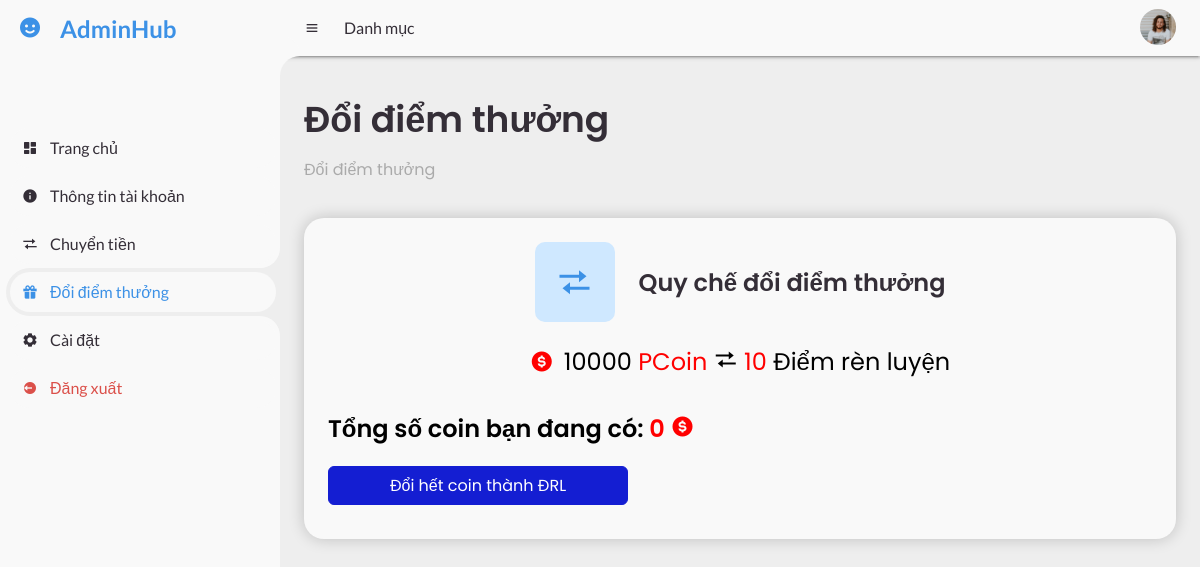
The page /account/credit-score (signed in) on the database as committed earlier.
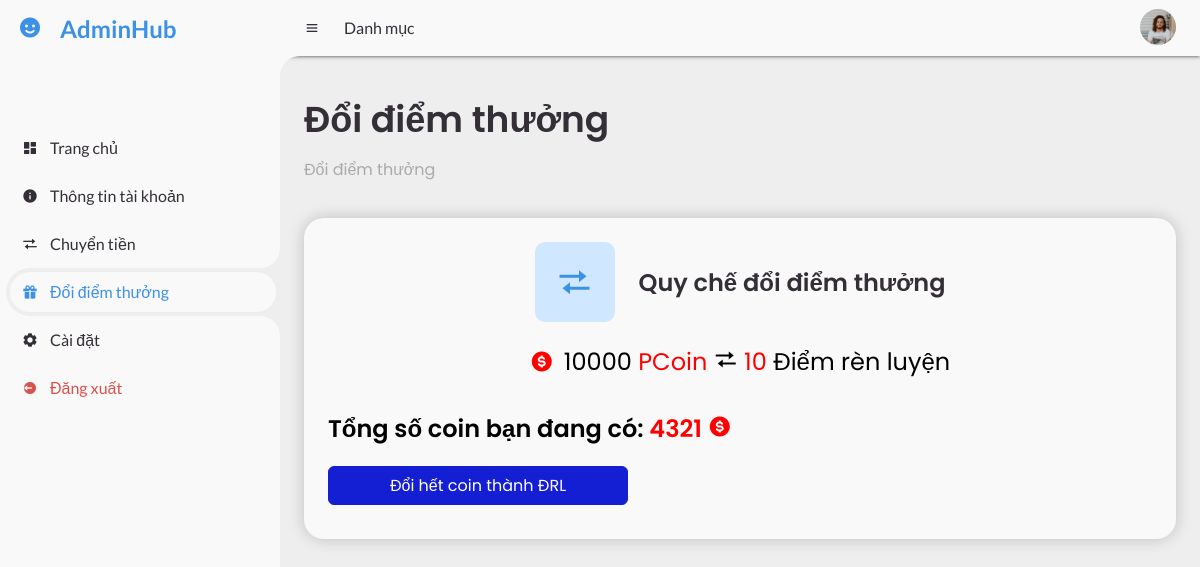
The same page on the database as committed later.
### tables this page shows
CREATE TABLE "Account" (
    AccountID TEXT,
    CustomerID TEXT,
    Username TEXT NOT NULL,
    Password TEXT NOT NULL,
    AccountType TEXT,
    Balance DECIMAL(15, 2),
    DateOpened DATE,
    accountNumber TEXT UNIQUE,
    Status TEXT,
    PinCode TEXT,
    creditScored INTEGER
);

### app/routes/home_route.py (the view)
@home_bp.route("/account/credit-score")
def credit_score():
    from app.services.account_service import get_detail_account
    account_id = session.get("account_id")
    message, category, [account, customer] = get_detail_account(account_id)
    if category == "danger":
        flash(message, category)
        return redirect(url_for("auth.login"))
    return render_template("credit_score.html", account=account)

### app/services/account_service.py (called while the page is built)
def get_detail_account(account_id):
    if not account_id:
        return "Bạn chưa đăng nhập", "danger", [None, None]
    account = Account.query.get(account_id)
    if not account:
        return "Tài khoản không tồn tại", "danger", [None, None]
    customer = Customer.query.filter_by(CustomerID=account.CustomerID).first()
    return "", "success", [account, customer]

### app/templates/credit_score.html (shortened to what this page needs)
<!DOCTYPE html>
<html lang="en">
  <head>
    <link
      href="https://unpkg.com/boxicons@2.0.9/css/boxicons.min.css"
      rel="stylesheet"
    />
    <link rel="stylesheet" href="../static/css/credit_score.css" />
  </head>
  <body>
    <section id="sidebar">
      <a href="#" class="brand">
        <i class="bx bxs-smile"></i>
        <span class="text">AdminHub</span>
      </a>
      <ul class="side-menu top">
        <li>
          <a href="/">
            <i class="bx bxs-dashboard"></i>
            <span class="text">Trang chủ</span>
          </a>
        </li>
        <li>
          <a href="/account/profile">
            <i class="bx bxs-info-circle"></i>
            <span class="text">Thông tin tài khoản</span>
          </a>
        </li>
        <li>
          <a href="/account/transfer-money">
            <i class="bx bx-transfer"></i>
            <span class="text">Chuyển tiền</span>
          </a>
        </li>
        <li class="active">
          <a href="/account/credit-score">
            <i class="bx bxs-gift"></i>
            <span class="text">Đổi điểm thưởng</span>
          </a>
        </li>
        <li>
          <a href="/account/settings">
            <i class="bx bxs-cog"></i>
            <span class="text">Cài đặt</span>
          </a>
        </li>
        <li>
          <a href="/login" class="logout">
            <i class="bx bxs-log-out-circle"></i>
            <span class="text">Đăng xuất</span>
          </a>
        </li>
      </ul>
    </section>
    <section id="content">
      <nav>
        <i class="bx bx-menu"></i>
        <a href="#" class="nav-link">Danh mục</a>
        <a href="/account/profile" class="profile">
          <img src="../static/images/people.png" />
        </a>
      </nav>
      <main>
        <div class="head-title">
          <div class="left">
            <h1>Đổi điểm thưởng</h1>
            <ul class="breadcrumb">
              <li>
                <a href="#">Đổi điểm thưởng</a>
              </li>
            </ul>
          </div>
        </div>
        <ul class="box-info">
          <li>
            <div class="my-account">
              <i class="bx bx-transfer"></i>
              <span class="text">
                <h3>Quy chế đổi điểm thưởng</h3>
              </span>
            </div>
            <div class="rule">
              <div class="pcoin"><i class="bx bxs-dollar-circle"></i></div>
              <div>
                <span>10000 <span style="color: red">PCoin</span></span>
                <i class="bx bx-transfer"></i>
                <span class="drl"
                  ><span style="color: red">10</span> Điểm rèn luyện</span
                >
              </div>
            </div>
            <div class="my-coin">
              <div class="text">
                Tổng số coin bạn đang có:
                <span class="total-coin"
                  >{{account.creditScored}} <i class="bx bxs-dollar-circle"></i
                ></span>
              </div>
            </div>
            <div
              class="convert"
              data-credit-scored="{{ account.creditScored }}"
            >
              Đổi hết coin thành ĐRL
            </div>
          </li>
        </ul>
      </main>
    </section>
  </body>
</html>

Rows that differ between the two databases and show on the page:
changed Account: creditScored "0" → "4321"
